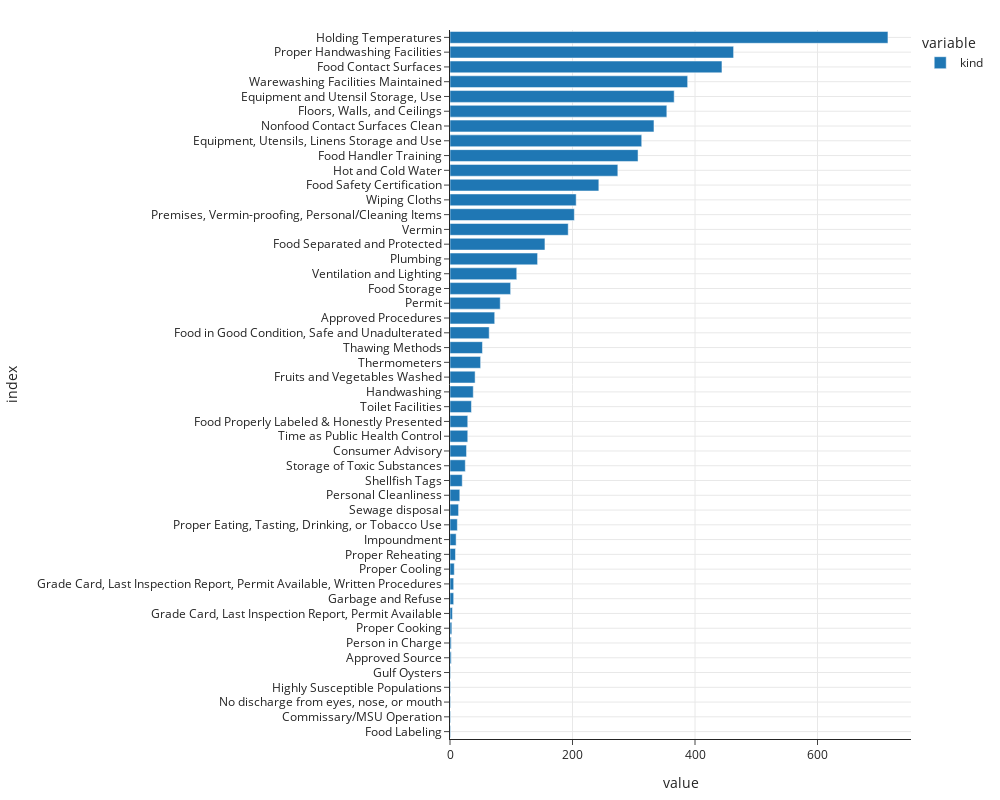

The notebook cell saved with this chart:
### Markdown cell above
### Example question: What are the most common violations?

### Code cell
fig = px.bar(
    viol['kind'].value_counts().sort_values(),
    orientation='h'
)
fig.update_layout(width=1000, height=800)

### Figure 1 — Plotly figure (JSON) as saved in the notebook; plotly's stock layout.template omitted (floating-point values rounded to 4 significant figures)
{"data": [{"alignmentgroup": "True", "hovertemplate": "variable=kind<br>value=%{x}<br>index=%{y}<extra></extra>", "legendgroup": "kind", "marker": {"color": "#1F77B4", "pattern": {"shape": ""}}, "name": "kind", "offsetgroup": "kind", "orientation": "h", "showlegend": true, "textposition": "auto", "type": "bar", "x": [1, 1, 1, 1, 1, 2, 2, 3, 4, 6, 6, 7, 9, 10, 12, 14, 16, 20, 25, 27, 29, 29, 35, 38, 41, 50, 53, 64, 73, 82, 99, 109, 143, 155, 193, 203, 206, 243, 274, 307, 313, 333, 354, 366, 388, 444, 463, 715], "xaxis": "x", "y": ["Food Labeling", "Commissary/MSU Operation", "No discharge from eyes, nose, or mouth", "Highly Susceptible Populations", "Gulf Oysters", "Approved Source", "Person in Charge", "Proper Cooking", "Grade Card, Last Inspection Report, Permit Available", "Garbage and Refuse", "Grade Card, Last Inspection Report, Permit Available, Written Procedures", "Proper Cooling", "Proper Reheating", "Impoundment", "Proper Eating, Tasting, Drinking, or Tobacco Use", "Sewage disposal", "Personal Cleanliness", "Shellfish Tags", "Storage of Toxic Substances", "Consumer Advisory", "Time as Public Health Control", "Food Properly Labeled & Honestly Presented", "Toilet Facilities", "Handwashing", "Fruits and Vegetables Washed", "Thermometers", "Thawing Methods", "Food in Good Condition, Safe and Unadulterated", "Approved Procedures", "Permit", "Food Storage", "Ventilation and Lighting", "Plumbing", "Food Separated and Protected", "Vermin", "Premises, Vermin-proofing, Personal/Cleaning Items", "Wiping Cloths", "Food Safety Certification", "Hot and Cold Water", "Food Handler Training", "Equipment, Utensils, Linens Storage and Use", "Nonfood Contact Surfaces Clean", "Floors, Walls, and Ceilings", "Equipment and Utensil Storage, Use", "Warewashing Facilities Maintained", "Food Contact Surfaces", "Proper Handwashing Facilities", "Holding Temperatures"], "yaxis": "y"}], "layout": {"barmode": "relative", "height": 800, "legend": {"title": {"text": "variable"}, "tracegroupgap": 0}, "width": 1000, "xaxis": {"anchor": "y", "domain": [0, 1], "title": {"text": "value"}}, "yaxis": {"anchor": "x", "domain": [0, 1], "title": {"text": "index"}}}}
